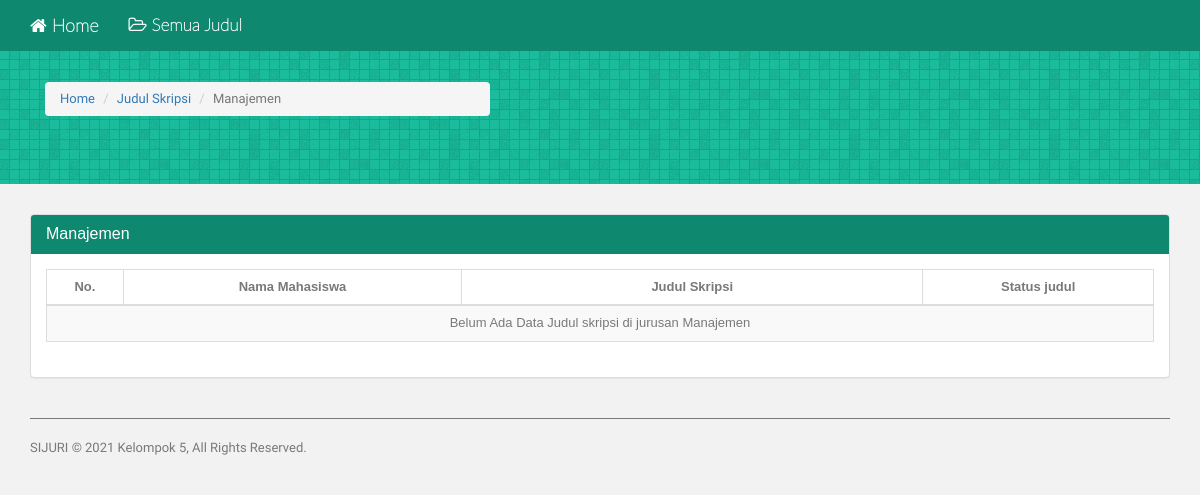
Before: /index.php?action=judul&kode_jurusan=0514 with the older database file.
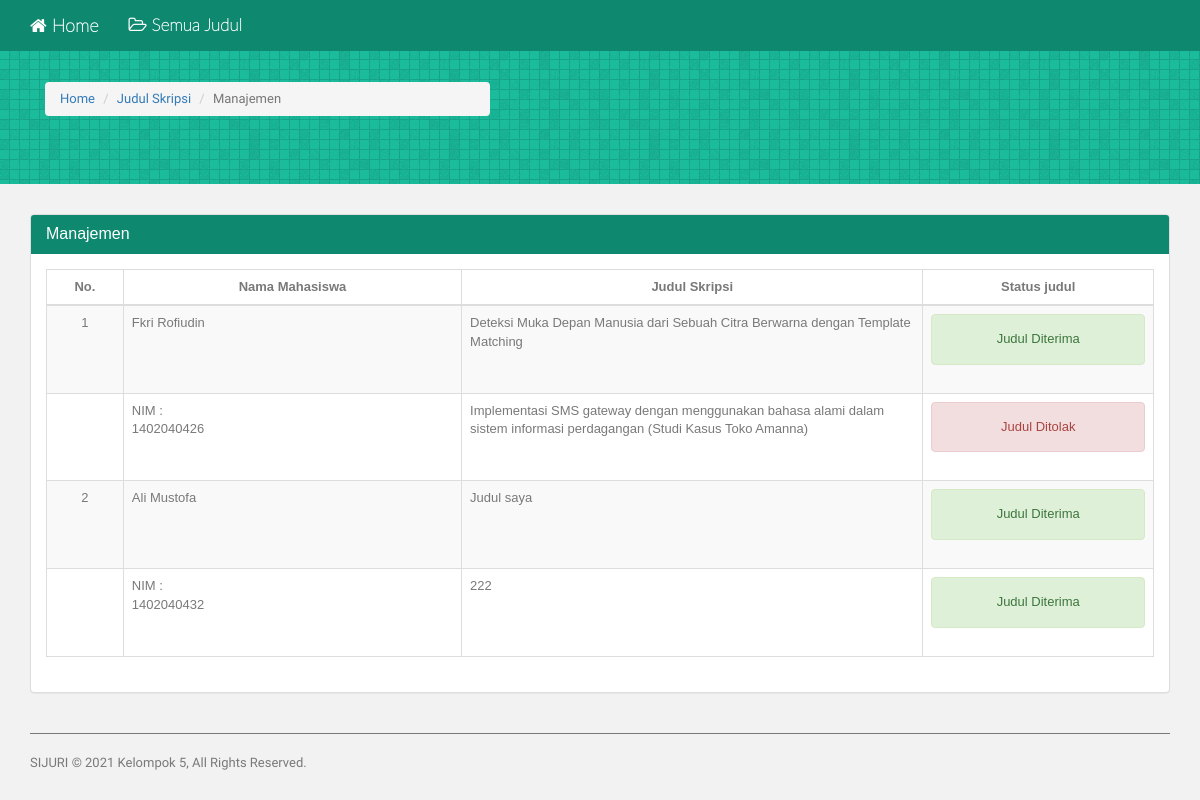
After: the same page with the newer database file.
### tables this page shows
CREATE TABLE `jurusan` (
  `kode_jurusan` varchar(10) NOT NULL,
  `kode_fakultas` varchar(10) NOT NULL,
  `nama_jurusan` varchar(100) NOT NULL,
  `akreditasi` varchar(100) NOT NULL,
  `Aktif` enum('Y','N') NOT NULL,
  `kode_masuk` varchar(8) NOT NULL
);

CREATE TABLE `skripsi` (
  `nim` varchar(16) NOT NULL,
  `judul1` text DEFAULT NULL,
  `desjudul1` text NOT NULL,
  `judul2` text DEFAULT NULL,
  `desjudul2` text NOT NULL,
  `status_judul1` tinyint(4) NOT NULL,
  `status_judul2` tinyint(4) NOT NULL,
  `disetujui` tinyint(4) DEFAULT NULL,
  `prodi` varchar(100) DEFAULT NULL,
  `kelas` varchar(50) DEFAULT NULL,
  `mahasiswa` varchar(255) DEFAULT NULL,
  `pembimbing1` varchar(50) DEFAULT NULL,
  `pembimbing2` varchar(50) DEFAULT NULL,
  `file_url` varchar(255) NOT NULL
);

CREATE TABLE `tbl_pengaturan` (
  `id` int(11) NOT NULL,
  `nama` varchar(50) NOT NULL,
  `isi` text NOT NULL,
  `keterangan` text NOT NULL
);

### library/config.php (called while the page is built, shortened)
<?php
$config = ['base_url' => "http://localhost/aplikasi/project/sijuri/"];

### module/tabel-judul-skripsi.php (the view, shortened to what the changed rows need)
<?php
include('./library/config.php');
include('./library/database.php');
echo '<br>';
$nama_jurusan = "Semua Jurusan";
$kode_jurusan = $_GET['kode_jurusan'];
if ($kode_jurusan != 'all') {
  $query = "SELECT nama_jurusan FROM jurusan WHERE kode_jurusan ='$kode_jurusan'";
  $result =  mysqli_query($connect, $query);
  while ($row = mysqli_fetch_array($result)) {
    $nama_jurusan = $row['nama_jurusan'];
  }
}
?>
<div class="jumbotron" style="background-image: url('<?php echo $config['base_url'] ?>assets/img/bg.png'); position:relative;background-color:#1abc9c">
  <div class="container" style="color:#fff">
    <div class="col-md-5">
      <ol class="breadcrumb" style="margin-top:15px">
        <li><a href="#">Home</a></li>
        <li><a href="#">Judul Skripsi</a></li>
        <li class="active"><?php echo $nama_jurusan ?></li>
      </ol>
    </div>
  </div>
</div>
<div class="container">
  <div class="row">
    <div class="col-md-12">
      <div class="panel panel-default">
        <div class="panel-heading" style="color: #fff;background-color: #0f8870;border-color:#0f8870;font-family: sans-serif; font-weight:bold;font-size:35px">
          <h3 class="panel-title"><?php echo $nama_jurusan ?></h3>
        </div>
        <div class="panel-body">
          <div class="table-responsive">
            <table id="" class="table table-bordered table-striped table-hover" style="font-family:sans-serif">
              <thead>
                <tr>
                  <th class="text-center" width="5%">No.</th>
                  <th class="text-center" width="22%">Nama Mahasiswa</th>
                  <th class="text-center" width="30%">Judul Skripsi </th>
                  <th class="text-center" width="15%">Status judul </th>
                </tr>
              </thead>
              <tbody>
                <?php
                $query  = "SELECT *  FROM skripsi";
                if ($kode_jurusan != 'all') {
                  $query  = "SELECT *  FROM skripsi WHERE prodi = '$kode_jurusan'";
                }
                $no     = 1;
                $result =  mysqli_query($connect, $query);
                if ($result->num_rows > 0) {
                  while ($row = mysqli_fetch_array($result)) {
                    $nim         = $row['nim'];
                    $nama        = $row['mahasiswa'];
                    $judul1      = $row['judul1'];
                    $judul2      = $row['judul2'];
                    $status1     = $row['status_judul1'];
                    $status2     = $row['status_judul2'];
                    if ($status1 == '0') {
                      $button1 = '<div class="alert alert-warning">
                      Belum Dikoreksi
                    </div>';
                    } elseif ($status1 == '1') {
                      $button1 = '<div class="alert alert-success">
                      Judul Diterima
                    </div>';
                    } elseif ($status1 == '2') {
                      $button1 = '<div class="alert alert-danger">
                      Judul Ditolak
                    </div>';
                    } else {
                      $button1 = '<div class="alert alert-warning">
                      Status Tidak Diketahui
                    </div>';
                    }
                    if ($status2 == '0') {
                      $button2 = '<div class="alert alert-warning">
                      Belum Dikoreksi
                    </div>';
                    } elseif ($status2 == '1') {
                      $button2 = '<div class="alert alert-success">
                      Judul Diterima
                    </div>';
                    } elseif ($status2 == '2') {
                      $button2 = '<div class="alert alert-danger">
                      Judul Ditolak
                    </div>';
                    } else {
                      $button2 = '<div class="alert alert-warning">
                      Status Tidak Diketahui
                    </div>';
                    }
                ?>
                    <tr align='left'>
                      <td class="text-center"><?php echo  $no; ?></td>
                      <td>
                        <?php echo  $nama ?>
                      </td>
                      <td>
                        <?php echo  $judul1 ?>
                      </td>
                      <td class="text-center">
                        <?php echo $button1 ?>
                      </td>
                    </tr>
                    <tr align='left'>
                      <td class="text-center"></td>
                      <td>NIM :<br>
                        <?php echo  $nim ?>
                      </td>
                      <td>
                        <?php echo  $judul2 ?>
                      </td>
                      <td class="text-center">
                        <?php echo $button2 ?>
                      </td>
                    </tr>
                <?php
                    $no++;
                  }
                } else {
                  echo '<tr> <td colspan="4" style="text-align:center">Belum Ada Data Judul skripsi di jurusan ' .  $nama_jurusan  . '</td> </tr>';
                }
                ?>
              </tbody>
            </table>
          </div>
        </div>
      </div>
    </div>
  </div>
  <hr>

### part/footer.php (shortened to what the changed rows need)
<?php
$footer_title = 'SIJURI © 2021 Kelompok 5, All Rights Reserved.';
$result =  mysqli_query($connect, "SELECT isi FROM tbl_pengaturan WHERE nama='footer'");
if ($result->num_rows > 0) {
  while ($row = mysqli_fetch_array($result)) {
    $footer_title = $row['isi'];
  }
}
?>
<footer>
  <p><?= $footer_title; ?></p>
</footer>
</div>
</body>
</html>

Changed rows visible on the page:
changed jurusan "Manajemen": nama_jurusan "Manajemen" → (not shown)
now on this page (row edited): skripsi: mahasiswa "Fkri Rofiudin", judul1 "Deteksi Muka Depan Manusia dari Sebuah Citra Berwarna dengan Template Matching", status_judul1 "Judul Diterima", nim "1402040426", judul2 "Implementasi SMS gateway dengan menggunakan bahasa alami dalam sistem informasi perdagangan (Studi Kasus Toko Amanna)", status_judul2 "Judul Ditolak"
added skripsi: mahasiswa "Ali Mustofa", judul1 "Judul saya", status_judul1 "Judul Diterima", nim "1402040432", judul2 "222", status_judul2 "Judul Diterima"
added tbl_pengaturan: isi "SIJURI © 2021 Kelompok 5, All Rights Reserved."
Other visible differences:
$footer_title: "SIJURI © 2021 Kelompok 5, All Rights Reserved." → (not shown)
text no longer shown: "Belum Ada Data Judul skripsi di jurusan"
